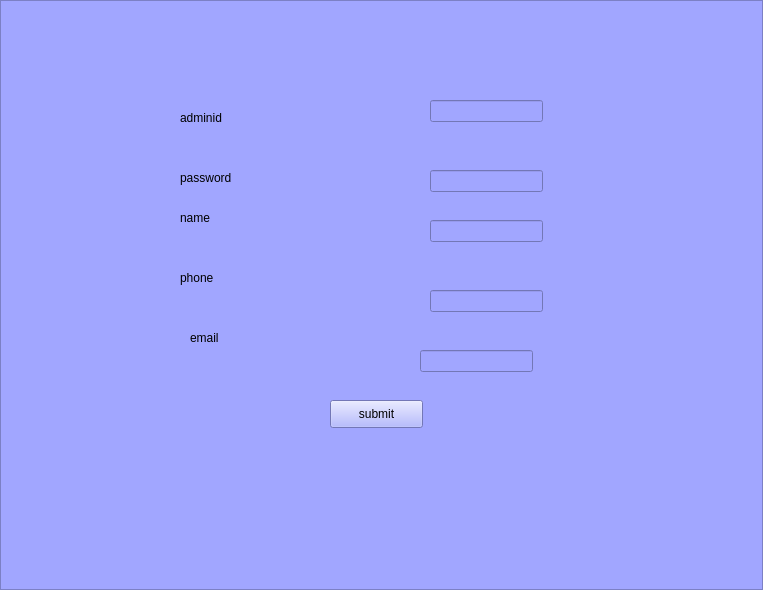
<?xml version="1.0" encoding="UTF-8"?>
<ui version="4.0">
 <class>update</class>
 <widget class="QFrame" name="update">
  <property name="geometry">
   <rect>
    <x>0</x>
    <y>0</y>
    <width>763</width>
    <height>590</height>
   </rect>
  </property>
  <property name="windowTitle">
   <string>Frame</string>
  </property>
  <property name="styleSheet">
   <string notr="true">background-color: rgb(161, 166, 255);</string>
  </property>
  <property name="frameShape">
   <enum>QFrame::StyledPanel</enum>
  </property>
  <property name="frameShadow">
   <enum>QFrame::Raised</enum>
  </property>
  <widget class="QLineEdit" name="txtid">
   <property name="geometry">
    <rect>
     <x>430</x>
     <y>100</y>
     <width>113</width>
     <height>22</height>
    </rect>
   </property>
  </widget>
  <widget class="QLineEdit" name="txtname">
   <property name="geometry">
    <rect>
     <x>430</x>
     <y>220</y>
     <width>113</width>
     <height>22</height>
    </rect>
   </property>
  </widget>
  <widget class="QLineEdit" name="txtemail">
   <property name="geometry">
    <rect>
     <x>420</x>
     <y>350</y>
     <width>113</width>
     <height>22</height>
    </rect>
   </property>
  </widget>
  <widget class="QLineEdit" name="txtno">
   <property name="geometry">
    <rect>
     <x>430</x>
     <y>290</y>
     <width>113</width>
     <height>22</height>
    </rect>
   </property>
  </widget>
  <widget class="QLineEdit" name="txtpw">
   <property name="geometry">
    <rect>
     <x>430</x>
     <y>170</y>
     <width>113</width>
     <height>22</height>
    </rect>
   </property>
  </widget>
  <widget class="QLabel" name="label">
   <property name="geometry">
    <rect>
     <x>180</x>
     <y>270</y>
     <width>55</width>
     <height>16</height>
    </rect>
   </property>
   <property name="text">
    <string>phone</string>
   </property>
  </widget>
  <widget class="QLabel" name="label_2">
   <property name="geometry">
    <rect>
     <x>190</x>
     <y>330</y>
     <width>55</width>
     <height>16</height>
    </rect>
   </property>
   <property name="text">
    <string>email</string>
   </property>
  </widget>
  <widget class="QLabel" name="label_3">
   <property name="geometry">
    <rect>
     <x>180</x>
     <y>210</y>
     <width>55</width>
     <height>16</height>
    </rect>
   </property>
   <property name="text">
    <string>name</string>
   </property>
  </widget>
  <widget class="QLabel" name="label_4">
   <property name="geometry">
    <rect>
     <x>180</x>
     <y>110</y>
     <width>55</width>
     <height>16</height>
    </rect>
   </property>
   <property name="text">
    <string>adminid</string>
   </property>
  </widget>
  <widget class="QLabel" name="label_5">
   <property name="geometry">
    <rect>
     <x>180</x>
     <y>170</y>
     <width>55</width>
     <height>16</height>
    </rect>
   </property>
   <property name="text">
    <string>password</string>
   </property>
  </widget>
  <widget class="QLabel" name="label_6">
   <property name="geometry">
    <rect>
     <x>300</x>
     <y>450</y>
     <width>55</width>
     <height>16</height>
    </rect>
   </property>
   <property name="text">
    <string/>
   </property>
  </widget>
  <widget class="QPushButton" name="btnsubmit">
   <property name="geometry">
    <rect>
     <x>330</x>
     <y>400</y>
     <width>93</width>
     <height>28</height>
    </rect>
   </property>
   <property name="text">
    <string>submit</string>
   </property>
  </widget>
 </widget>
 <resources/>
 <connections/>
</ui>
